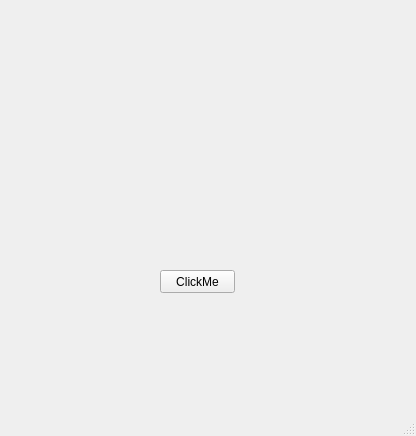
<?xml version="1.0" encoding="UTF-8"?>
<ui version="4.0">
 <class>MainWindow</class>
 <widget class="QMainWindow" name="MainWindow">
  <property name="geometry">
   <rect>
    <x>0</x>
    <y>0</y>
    <width>416</width>
    <height>436</height>
   </rect>
  </property>
  <property name="windowTitle">
   <string>FakeTriangles</string>
  </property>
  <widget class="QWidget" name="centralwidget">
   <widget class="QPushButton" name="DrawButton">
    <property name="geometry">
     <rect>
      <x>160</x>
      <y>270</y>
      <width>75</width>
      <height>23</height>
     </rect>
    </property>
    <property name="text">
     <string>ClickMe</string>
    </property>
   </widget>
  </widget>
  <widget class="QMenuBar" name="menubar">
   <property name="geometry">
    <rect>
     <x>0</x>
     <y>0</y>
     <width>416</width>
     <height>21</height>
    </rect>
   </property>
  </widget>
  <widget class="QStatusBar" name="statusbar"/>
 </widget>
 <resources/>
 <connections/>
</ui>
